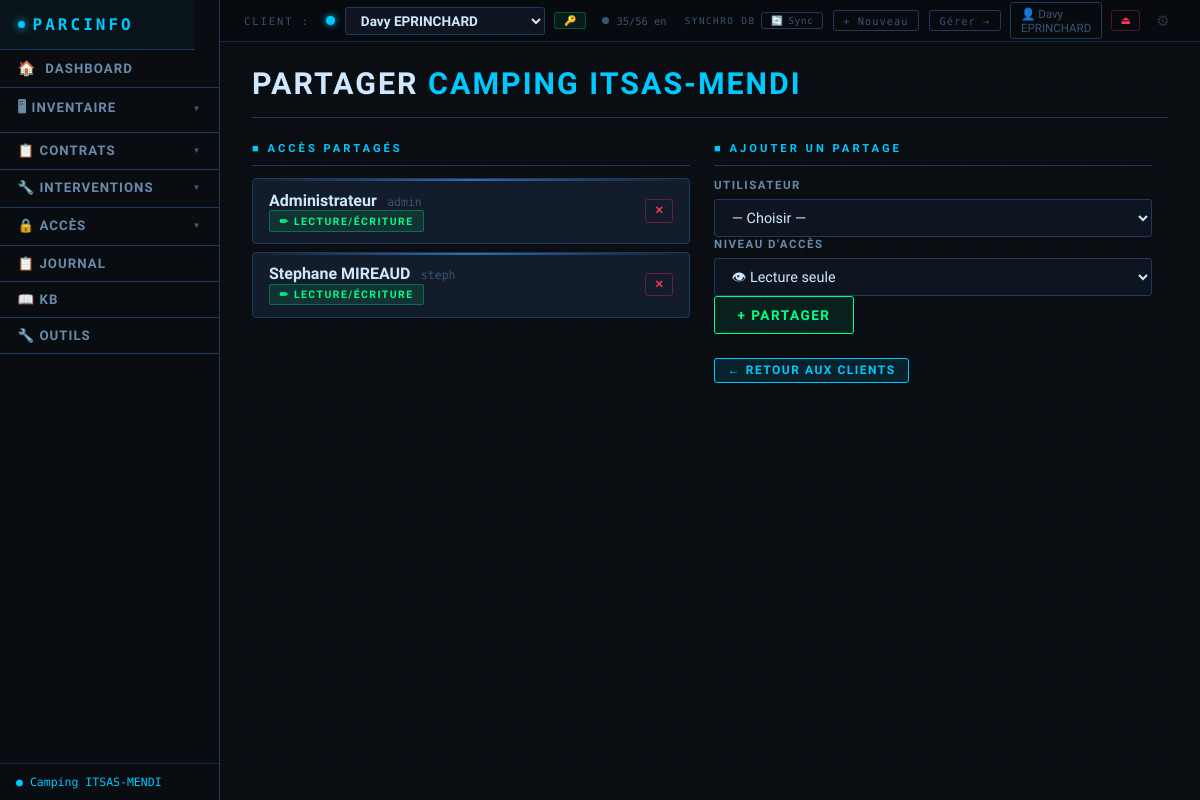
The page /client/6/partager (signed in) on the database its author committed.
### tables this page shows
CREATE TABLE clients (
        id INTEGER PRIMARY KEY AUTOINCREMENT,
        nom TEXT NOT NULL DEFAULT '',
        contact TEXT DEFAULT '',
        telephone TEXT DEFAULT '',
        email TEXT DEFAULT '',
        adresse TEXT DEFAULT '',
        notes TEXT DEFAULT '',
        couleur TEXT DEFAULT '#00c9ff',
        date_creation TEXT DEFAULT '',
        date_maj TEXT DEFAULT '', auth_user_id INTEGER DEFAULT NULL);

CREATE TABLE client_partages (
        id INTEGER PRIMARY KEY AUTOINCREMENT,
        client_id INTEGER NOT NULL,
        auth_user_id INTEGER NOT NULL,
        niveau TEXT DEFAULT 'lecture',
        date_partage TEXT,
        UNIQUE(client_id, auth_user_id));

### app.py (the view, shortened to what this page needs)
@app.route('/client/<int:cid>/partager', methods=['GET','POST'])
def partager_client(cid):
    u = get_auth_user()
    if not u:
        return redirect(url_for('page_login'))
    if get_client_access(cid) != 'proprietaire':
        flash('Seul le propriétaire peut partager ce client', 'danger')
        return redirect(url_for('liste_clients'))
    conn = get_db()
    client = row_to_dict(conn.execute('SELECT * FROM clients WHERE id=?', (cid,)).fetchone() or {})
    partages = [row_to_dict(r) for r in conn.execute(
        'SELECT cp.*, au.login, au.nom, au.prenom FROM client_partages cp JOIN auth_users au ON cp.auth_user_id=au.id WHERE cp.client_id=?',
        (cid,)).fetchall()]
    all_users = [row_to_dict(r) for r in conn.execute(
        'SELECT id,login,nom,prenom FROM auth_users WHERE id!=? AND actif=1 ORDER BY nom',
        (u['id'],)).fetchall()]
    conn.close()
    return render_template('partage_client.html', client=client, partages=partages,
                           all_users=all_users, clients=get_clients(), client_actif_id=get_client_id())

### app.py (called while the page is built)
@app.context_processor
def inject_auth_context():
    u = None
    uid = session.get('auth_user_id')
    if uid:
        try:
            conn = get_db()
            u = row_to_dict(conn.execute('SELECT id,login,nom,prenom,role,logo_fichier FROM auth_users WHERE id=?', (uid,)).fetchone() or {})
            conn.close()
        except Exception:
            logger.exception('Erreur inject_auth_context')
    return dict(auth_user=u)

@app.context_processor
def inject_csrf_token():
    return dict(csrf_token=_get_csrf_token())

@app.context_processor
def inject_dynamic_css():
    user = get_auth_user()
    auth_user_id = user['id'] if user else None
    dynamic_css = _generate_dynamic_css(auth_user_id=auth_user_id)
    return dict(dynamic_css=dynamic_css)

@app.before_request
def csrf_protect():
    validate_csrf_request()

@app.template_filter('type_css')
def type_css_filter(t):
    import re as _re
    if t in _TYPE_CSS_MAP:
        return _TYPE_CSS_MAP[t]
    key = _re.sub(r'[^a-z0-9]', '', str(t).lower())[:16]
    return key or 'autre'

@app.context_processor
def inject_cfg():
    types = get_liste('types_appareils')
    user = get_auth_user()
    auth_user_id = user['id'] if user else None
    cfg = cfg_all(auth_user_id=auth_user_id)
    type_badges = {}
    for t in types:
        k = type_css_filter(t)
        if k not in type_badges:
            val = cfg.get(f'type_badge_{k}', '')
            if val:
                type_badges[k] = val[:3].upper()
            else:
                type_badges[k] = _TYPE_BADGE_DEFAULTS.get(k, k[:3].upper() or 'AUT')
    return {
        'cfg': cfg,
        'types_appareils_ctx': types,
        'type_css_defaults': _TYPE_CSS_DEFAULTS,
        'type_badge_defaults': _TYPE_BADGE_DEFAULTS,
        'type_badges': type_badges,
    }

@app.before_request
def _auto_start_sync():
    global _sync_init_done
    if not _sync_init_done:
        _sync_init_done = True
        if cfg_get('db_type') == 'sync':
            _start_sync_thread()

### auth_utils.py (called while the page is built)
def get_auth_user():
    from database import get_db, row_to_dict
    uid = session.get('auth_user_id')
    if not uid:
        return None
    conn = get_db()
    u = conn.execute('SELECT * FROM auth_users WHERE id=? AND actif=1', (uid,)).fetchone()
    conn.close()
    return row_to_dict(u) if u else None

def get_csrf_token() -> str:
    if 'csrf_token' not in session:
        session['csrf_token'] = secrets.token_hex(32)
    return session['csrf_token']

### database.py (called while the page is built)
def get_local_db():
    return _local_db()

### templates/partage_client.html (shortened to what this page needs)
{% extends "base.html" %}
{% block content %}
<div class="page-header">
    <h1>Partager <span>{{ client.nom }}</span></h1>
</div>
<div style="display:grid;grid-template-columns:1fr 1fr;gap:1.5rem;max-width:900px;">
    <div>
        <div class="form-section-title" style="margin-bottom:.8rem;">&#9632; Accès partagés</div>
        {% if partages %}
        {% for p in partages %}
        <div class="card" style="padding:.7rem 1rem;margin-bottom:.5rem;display:flex;align-items:center;justify-content:space-between;gap:.8rem;">
            <div>
                <strong>{{ p.prenom or '' }} {{ p.nom }}</strong>
                <span style="font-family:'Share Tech Mono',monospace;font-size:.72rem;color:var(--text-muted);margin-left:.4rem;">{{ p.login }}</span>
                <div>
                    <span class="badge {% if p.niveau == 'ecriture' %}badge-green{% else %}badge-orange{% endif %}">
                        {% if p.niveau == 'ecriture' %}✏ Lecture/Écriture{% else %}👁 Lecture seule{% endif %}
                    </span>
                </div>
            </div>
            <form method="POST" onsubmit="return confirm('Retirer ce partage ?')" style="margin:0;">
                <button type="submit" class="qa-btn qa-danger">✕</button>
            </form>
        </div>
        {% endfor %}
        {% else %}
        <div style="color:var(--text-muted);font-size:.83rem;padding:1rem 0;">Ce client n'est partagé avec personne.</div>
        {% endif %}
    </div>
    <div>
        <div class="form-section-title" style="margin-bottom:.8rem;">&#9632; Ajouter un partage</div>
        {% if all_users %}
        <form method="POST">
            <div class="form-group">
                <label>Utilisateur</label>
                <select name="user_id" required>
                    <option value="">— Choisir —</option>
                    {% set partage_ids = partages | map(attribute='auth_user_id') | list %}
                </select>
            </div>
            <div class="form-group">
                <label>Niveau d'accès</label>
                <select name="niveau">
                    <option value="lecture">👁 Lecture seule</option>
                </select>
            </div>
            <button type="submit" class="btn btn-success">+ Partager</button>
        </form>
        {% else %}
        <div style="color:var(--text-muted);font-size:.83rem;">Aucun autre utilisateur disponible.</div>
        {% endif %}
        <div style="margin-top:1.5rem;">
            <a href="/clients" class="btn btn-primary btn-sm">← Retour aux clients</a>
        </div>
    </div>
</div>
{% endblock %}

### templates/base.html (shortened to what this page needs)
<!DOCTYPE html>
<html lang="fr">
<head>
</head>
<body class="{{ 'theme-light' if cfg.get('mode') == 'light' else '' }}{{ ' nav-left' if cfg.get('nav_mode') == 'vertical' else '' }}">
<div class="client-bar">
    <span class="client-bar-label">Client :</span>
    <div class="client-select-wrap">
        {% set active_cl = clients | selectattr('id','eq', client_actif_id) | first | default(None) %}
        <span class="client-dot" style="color:{{ active_cl.couleur if active_cl else '#00c9ff' }}; background:{{ active_cl.couleur if active_cl else '#00c9ff' }};"></span>
        <select id="client-dropdown" onchange="changerClientAvecConfirmation(this)" data-current-value="{{ client_actif_id or '' }}">
            {% for cl in clients %}
            <option value="{{ cl.id }}" {% if cl.id == client_actif_id %}selected{% endif %}>{{ cl.nom }}</option>
            {% endfor %}
        </select>
        {% set acces_actif = active_cl.acces if active_cl and active_cl.acces is defined else '' %}
        {% if acces_actif %}
        <div class="topbar-acces-badge topbar-acces-{{ acces_actif }}" title="{% if acces_actif == 'proprietaire' %}Vous êtes propriétaire{% elif acces_actif == 'ecriture' %}Partagé — lecture/écriture{% elif acces_actif == 'admin' %}Accès administrateur{% else %}Partagé — lecture seule{% endif %}">
            {% if acces_actif == 'proprietaire' %}🔑{% elif acces_actif == 'ecriture' %}✏ R/W{% elif acces_actif == 'admin' %}⚙{% else %}👁{% endif %}
        </div>
        {% endif %}
    </div>
    <div class="wd-topbar idle" id="wd-global-bar">
        <span class="wd-dot"></span>
        <span id="wd-global-text">…</span>
    </div>
    <div class="client-bar-actions">
        {% if cfg.get('db_type') == 'sync' %}
        <div id="topbar-sync-wrap" style="display:flex;align-items:center;gap:.35rem;">
        {% else %}
        <div id="topbar-sync-wrap" style="display:none;align-items:center;gap:.35rem;">
        {% endif %}
            <span style="font-family:'Share Tech Mono',monospace;font-size:.58rem;letter-spacing:1.5px;
                         text-transform:uppercase;color:var(--text-muted);white-space:nowrap;">Synchro DB</span>
            <button class="topbar-sync-btn" id="topbar-sync-btn"
                    onclick="syncNow()" title="Base de données — mode synchronisation&#10;Cliquer pour synchroniser maintenant">
                <span class="topbar-sync-icon" id="topbar-sync-icon">🔄</span>
                <span id="topbar-sync-label">Sync…</span>
            </button>
        </div>
        <a href="/client/nouveau" class="client-bar-link">+ Nouveau</a>
        <a href="/clients" class="client-bar-link">Gérer →</a>
        {% if session.get('auth_user_id') %}
        <a href="/profil" style="display:flex;align-items:center;gap:.4rem;text-decoration:none;
            border:1px solid var(--border);border-radius:3px;padding:.2rem .6rem;
            font-size:.72rem;color:var(--text-muted);transition:all .15s;"
           onmouseover="this.style.borderColor='var(--accent)';this.style.color='var(--text-secondary)'"
           onmouseout="this.style.borderColor='var(--border)';this.style.color='var(--text-muted)'">
            👤 {{ session.get('auth_user_nom', 'Profil') }}
        </a>
        <a href="/logout" style="border:1px solid rgba(255,51,85,.3);border-radius:3px;padding:.2rem .5rem;
            font-size:.7rem;color:var(--accent-red);text-decoration:none;" title="Déconnexion">⏏</a>
        {% endif %}
        <button class="topbar-gear" onclick="toggleConfig()" title="Paramètres">⚙</button>
    </div>
</div>
{% set ep = request.endpoint %}
{% set inv_active = ep in ['liste_appareils','nouvel_appareil','editer_appareil','liste_peripheriques','nouveau_peripherique','editer_peripherique','parc_general','baie_brassage','page_scan','liste_plans','editer_plan'] %}
{% set contrats_active = ep in ['liste_contrats','nouveau_contrat','editer_contrat','detail_contrat'] %}
{% set secu_active = ep in ['liste_identifiants','nouvel_identifiant','editer_identifiant','liste_utilisateurs','nouvel_utilisateur','editer_utilisateur','droits_utilisateur'] %}
<nav>
    <a href="/" class="nav-brand">PARCINFO</a>
    <a href="/" {% if ep == 'index' %}class="active"{% endif %}>
        <span style="font-size:.9rem;">🏠</span> DASHBOARD
    </a>
    <div class="nav-group">
        <button class="nav-group-btn {% if inv_active %}active{% endif %}">
            🖥 Inventaire <span class="arr">▼</span>
        </button>
    </div>
    <div class="nav-group">
        <button class="nav-group-btn {% if contrats_active %}active{% endif %}">
            📋 Contrats <span class="arr">▼</span>
        </button>
    </div>
    <div class="nav-group">
        <button class="nav-group-btn {% if ep in ['liste_interventions','nouveau_intervention','detail_intervention','editer_intervention'] %}active{% endif %}">
            🔧 Interventions <span class="arr">▼</span>
        </button>
    </div>
    <div class="nav-group">
        <button class="nav-group-btn {% if secu_active %}active{% endif %}">
            🔒 Accès <span class="arr">▼</span>
        </button>
    </div>
    <a href="/historique" {% if ep == 'page_historique' %}class="active"{% endif %}>📋 Journal</a>
    <a href="/kb" {% if ep == 'page_kb' %}class="active"{% endif %}>📖 KB</a>
    <a href="/outils" {% if ep == 'page_outils' %}class="active"{% endif %}>🔧 Outils</a>
    <div class="nav-spacer"></div>
    {% if client is defined and client and client.nom %}
    <span class="nav-client-badge" style="color:{{ client.couleur or '#00c9ff' }}; border-color:{{ client.couleur or '#00c9ff' }}33;">
        &#9679; {{ client.nom }}
    </span>
    {% endif %}
</nav>
<main>
    {% set ep = request.endpoint %}
    {% set bc = [] %}
    {% if ep in ['nouvel_appareil','editer_appareil'] %}
        {% set _ = bc.append(('Inventaire', None)) %}
        {% set _ = bc.append(('Appareils', '/appareils')) %}
        {% set _ = bc.append(('Ajouter' if ep == 'nouvel_appareil' else 'Modifier', None)) %}
    {% elif ep in ['nouveau_peripherique','editer_peripherique'] %}
        {% set _ = bc.append(('Inventaire', None)) %}
        {% set _ = bc.append(('Périphériques', '/peripheriques')) %}
        {% set _ = bc.append(('Ajouter' if ep == 'nouveau_peripherique' else 'Modifier', None)) %}
    {% elif ep in ['nouveau_contrat','editer_contrat'] %}
        {% set _ = bc.append(('Contrats', '/contrats')) %}
        {% set _ = bc.append(('Ajouter' if ep == 'nouveau_contrat' else 'Modifier', None)) %}
    {% elif ep == 'detail_contrat' %}
        {% set _ = bc.append(('Contrats', '/contrats')) %}
        {% set _ = bc.append(('Détail', None)) %}
    {% elif ep in ['nouvel_identifiant','editer_identifiant'] %}
        {% set _ = bc.append(('Accès', None)) %}
        {% set _ = bc.append(('Identifiants', '/identifiants')) %}
        {% set _ = bc.append(('Ajouter' if ep == 'nouvel_identifiant' else 'Modifier', None)) %}
    {% elif ep in ['nouvel_utilisateur','editer_utilisateur'] %}
        {% set _ = bc.append(('Accès', None)) %}
        {% set _ = bc.append(('Utilisateurs', '/utilisateurs')) %}
        {% set _ = bc.append(('Ajouter' if ep == 'nouvel_utilisateur' else 'Modifier', None)) %}
    {% elif ep == 'droits_utilisateur' %}
        {% set _ = bc.append(('Accès', None)) %}
        {% set _ = bc.append(('Utilisateurs', '/utilisateurs')) %}
        {% set _ = bc.append(('Droits', None)) %}
    {% elif ep == 'parc_general' %}
        {% set _ = bc.append(('Inventaire', None)) %}
        {% set _ = bc.append(('Parc général', None)) %}
    {% elif ep == 'baie_brassage' %}
        {% set _ = bc.append(('Inventaire', None)) %}
        {% set _ = bc.append(('Baie de brassage', None)) %}
    {% elif ep == 'page_scan' %}
        {% set _ = bc.append(('Inventaire', None)) %}
        {% set _ = bc.append(('Scan réseau', None)) %}
    {% endif %}
    {% block content %}{% endblock %}
</main>
    {% set _sk2 = [] %}
</body>
</html>

### rows shown on the page
clients: get "Davy EPRINCHARD"
clients: nom "Camping ITSAS-MENDI", nom "CAMPING ITSAS-MENDI"
client_partages: nom "Administrateur", login "admin", niveau "✏ LECTURE/ÉCRITURE"
client_partages: prenom "Stephane", nom "MIREAUD", login "steph", niveau "✏ LECTURE/ÉCRITURE"

### other values the page prints
form field value "Davy EPRINCHARD"
